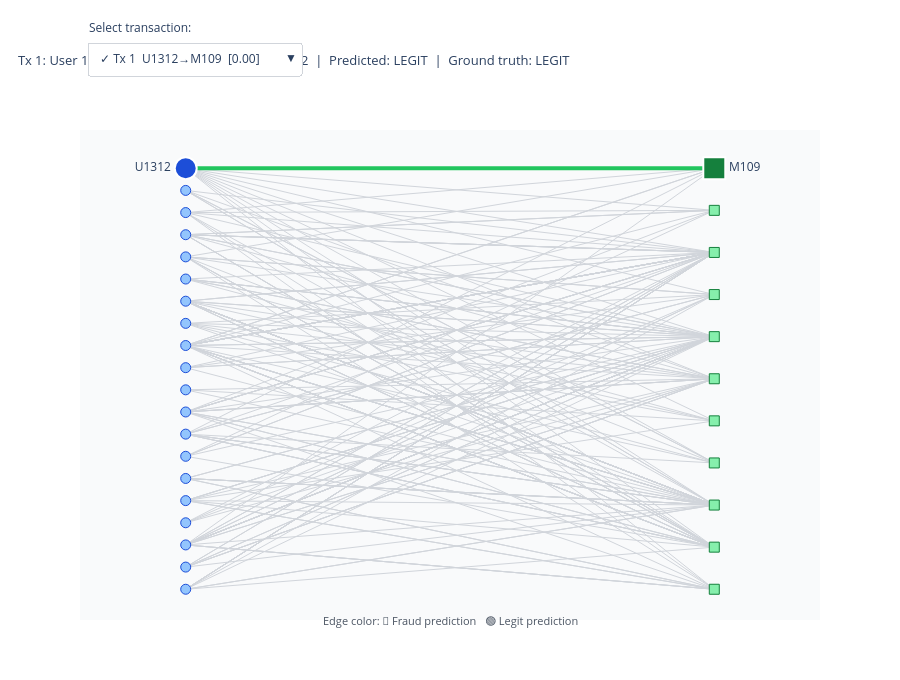

The cell this chart's notebook holds for it:
### Code cell
# Re-draw the subgraph explorer now that we have predictions
# Each subgraph edge is colored by the model's prediction

all_traces_pred = []
traces_per_tx_pred = []

for i, (sg, pred) in enumerate(zip(subgraphs, predictions)):
    gt = int(sample_labels.iloc[i]['Fraud'])
    t = build_subgraph_traces(sg, gt_label=gt, prediction=float(pred), visible=(i == 0))
    traces_per_tx_pred.append(len(t))
    all_traces_pred.extend(t)

total_pred = len(all_traces_pred)
buttons_pred = []
offset = 0
for i, (sg, pred) in enumerate(zip(subgraphs, predictions)):
    gt     = int(sample_labels.iloc[i]['Fraud'])
    score  = float(pred)
    label  = f"{'🚨' if gt else '✓'} Tx {i+1}  U{sg['anchor_user']}→M{sg['anchor_merchant']}  [{score:.2f}]"
    vis    = [False] * total_pred
    for j in range(traces_per_tx_pred[i]):
        vis[offset + j] = True

    predicted = score > FRAUD_THRESHOLD
    correct   = predicted == bool(gt)
    status    = ('TP' if predicted and gt else 'TN' if not predicted and not gt
                 else 'FP' if predicted and not gt else 'FN')
    title_text = (
        f"Tx {i+1}: User {sg['anchor_user']} → Merchant {sg['anchor_merchant']}  |  "
        f"Score: {score:.3f}  |  Predicted: {'FRAUD' if predicted else 'LEGIT'}  |  "
        f"Ground truth: {'FRAUD' if gt else 'LEGIT'}  ({status})"
    )
    buttons_pred.append(dict(
        label=label, method='update',
        args=[{'visible': vis}, {'title.text': title_text}],
    ))
    offset += traces_per_tx_pred[i]

sg0   = subgraphs[0]
pred0 = float(predictions[0])
gt0   = int(sample_labels.iloc[0]['Fraud'])
init_title_pred = (
    f"Tx 1: User {sg0['anchor_user']} → Merchant {sg0['anchor_merchant']}  |  "
    f"Score: {pred0:.3f}  |  Predicted: {'FRAUD' if pred0 > FRAUD_THRESHOLD else 'LEGIT'}  |  "
    f"Ground truth: {'FRAUD' if gt0 else 'LEGIT'}"
)

fig_pred = go.Figure(data=all_traces_pred)
fig_pred.update_layout(
    title=dict(text=init_title_pred, x=0.02, font=dict(size=13)),
    updatemenus=[dict(
        buttons=buttons_pred,
        direction='down',
        showactive=True,
        x=0.01, y=1.18, xanchor='left', yanchor='top',
        bgcolor='white', bordercolor='#D1D5DB',
    )],
    annotations=[
        dict(text='Select transaction:', x=0.01, y=1.23, xref='paper', yref='paper',
             showarrow=False, font=dict(size=12)),
        dict(text='Edge color: 🔴 Fraud prediction   🟢 Legit prediction',
             x=0.5, y=-0.02, xref='paper', yref='paper',
             showarrow=False, font=dict(size=11, color='#4B5563')),
    ],
    xaxis=dict(showgrid=False, zeroline=False, showticklabels=False, range=[-0.4, 2.4]),
    yaxis=dict(showgrid=False, zeroline=False, showticklabels=False),
    plot_bgcolor='#F9FAFB',
    height=680,
    margin=dict(t=130, b=60),
)
fig_pred.show()
